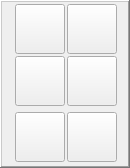
    <widget class="QFrame" name="frame">
     <property name="geometry">
      <rect>
       <x>344</x>
       <y>130</y>
       <width>130</width>
       <height>168</height>
      </rect>
     </property>
     <property name="frameShape">
      <enum>QFrame::WinPanel</enum>
     </property>
     <property name="frameShadow">
      <enum>QFrame::Raised</enum>
     </property>
     <widget class="PushButton" name="pbtn_measure_diam">
      <property name="geometry">
       <rect>
        <x>67</x>
        <y>112</y>
        <width>50</width>
        <height>50</height>
       </rect>
      </property>
      <property name="text">
       <string/>
      </property>
      <property name="icon">
       <iconset>
        <normaloff>x1Probe_icons/tool_dia.png</normaloff>x1Probe_icons/tool_dia.png</iconset>
      </property>
      <property name="iconSize">
       <size>
        <width>48</width>
        <height>48</height>
       </size>
      </property>
      <property name="checkable">
       <bool>false</bool>
      </property>
      <property name="checked">
       <bool>false</bool>
      </property>
      <property name="indicator_option" stdset="0">
       <bool>false</bool>
      </property>
     </widget>
     <widget class="PushButton" name="pbtn_down">
      <property name="geometry">
       <rect>
        <x>15</x>
        <y>112</y>
        <width>50</width>
        <height>50</height>
       </rect>
      </property>
      <property name="text">
       <string/>
      </property>
      <property name="icon">
       <iconset>
        <normaloff>x1Probe_icons/down.png</normaloff>x1Probe_icons/down.png</iconset>
      </property>
      <property name="iconSize">
       <size>
        <width>48</width>
        <height>48</height>
       </size>
      </property>
      <property name="checkable">
       <bool>false</bool>
      </property>
      <property name="checked">
       <bool>false</bool>
      </property>
      <property name="indicator_option" stdset="0">
       <bool>false</bool>
      </property>
     </widget>
     <widget class="PushButton" name="pbtn_inside_lenght_x">
      <property name="geometry">
       <rect>
        <x>15</x>
        <y>4</y>
        <width>50</width>
        <height>50</height>
       </rect>
      </property>
      <property name="text">
       <string/>
      </property>
      <property name="icon">
       <iconset>
        <normaloff>x1Probe_icons/inside_xl.png</normaloff>x1Probe_icons/inside_xl.png</iconset>
      </property>
      <property name="iconSize">
       <size>
        <width>48</width>
        <height>48</height>
       </size>
      </property>
      <property name="checkable">
       <bool>false</bool>
      </property>
      <property name="checked">
       <bool>false</bool>
      </property>
      <property name="indicator_option" stdset="0">
       <bool>false</bool>
      </property>
     </widget>
     <widget class="PushButton" name="pbtn_inside_lenght_y">
      <property name="geometry">
       <rect>
        <x>15</x>
        <y>56</y>
        <width>50</width>
        <height>50</height>
       </rect>
      </property>
      <property name="text">
       <string/>
      </property>
      <property name="icon">
       <iconset>
        <normaloff>x1Probe_icons/inside_yl.png</normaloff>x1Probe_icons/inside_yl.png</iconset>
      </property>
      <property name="iconSize">
       <size>
        <width>48</width>
        <height>48</height>
       </size>
      </property>
      <property name="checkable">
       <bool>false</bool>
      </property>
      <property name="checked">
       <bool>false</bool>
      </property>
      <property name="indicator_option" stdset="0">
       <bool>false</bool>
      </property>
     </widget>
     <widget class="PushButton" name="pbtn_outside_lenght_y">
      <property name="geometry">
       <rect>
        <x>67</x>
        <y>56</y>
        <width>50</width>
        <height>50</height>
       </rect>
      </property>
      <property name="text">
       <string/>
      </property>
      <property name="icon">
       <iconset>
        <normaloff>x1Probe_icons/outside_yl.png</normaloff>x1Probe_icons/outside_yl.png</iconset>
      </property>
      <property name="iconSize">
       <size>
        <width>48</width>
        <height>48</height>
       </size>
      </property>
      <property name="checkable">
       <bool>false</bool>
      </property>
      <property name="checked">
       <bool>false</bool>
      </property>
      <property name="indicator_option" stdset="0">
       <bool>false</bool>
      </property>
     </widget>
     <widget class="PushButton" name="pbtn_outside_lenght_x">
      <property name="geometry">
       <rect>
        <x>67</x>
        <y>4</y>
        <width>50</width>
        <height>50</height>
       </rect>
      </property>
      <property name="text">
       <string/>
      </property>
      <property name="icon">
       <iconset>
        <normaloff>x1Probe_icons/outside_xl.png</normaloff>x1Probe_icons/outside_xl.png</iconset>
      </property>
      <property name="iconSize">
       <size>
        <width>48</width>
        <height>48</height>
       </size>
      </property>
      <property name="checkable">
       <bool>false</bool>
      </property>
      <property name="checked">
       <bool>false</bool>
      </property>
      <property name="indicator_option" stdset="0">
       <bool>false</bool>
      </property>
     </widget>
    </widget>
